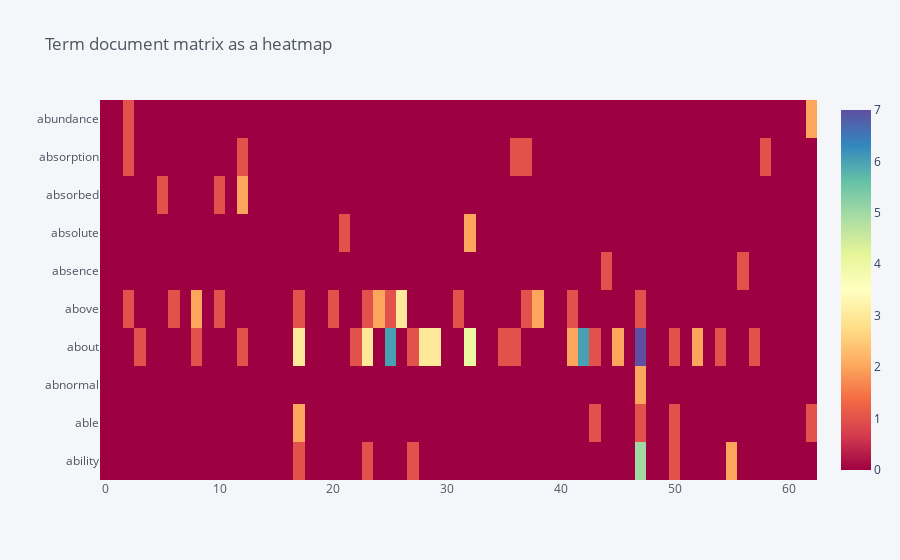

Notebook cell for this chart:
### Code cell
df[df.columns[:10]].iplot(kind='heatmap',colorscale='spectral',title='Term document matrix as a heatmap')

### Figure 1 — Plotly figure (JSON) as saved in the notebook; plotly's stock layout.template omitted (floating-point values rounded to 4 significant figures; data arrays with more than 128 entries replaced by an {"elided": "..."} marker saying what was removed)
{"data": [{"colorscale": [[0, "rgb(158,1,66)"], [0.1, "rgb(213,62,79)"], [0.2, "rgb(244,109,67)"], [0.3, "rgb(253,174,97)"], [0.4, "rgb(254,224,139)"], [0.5, "rgb(255,255,191)"], [0.6, "rgb(230,245,152)"], [0.7, "rgb(171,221,164)"], [0.8, "rgb(102,194,165)"], [0.9, "rgb(50,136,189)"], [1, "rgb(94,79,162)"]], "type": "heatmap", "x": [0, 1, 2, 3, 4, 5, 6, 7, 8, 9, 10, 11, 12, 13, 14, 15, 16, 17, 18, 19, 20, 21, 22, 23, 24, 25, 26, 27, 28, 29, 30, 31, 32, 33, 34, 35, 36, 37, 38, 39, 40, 41, 42, 43, 44, 45, 46, 47, 48, 49, 50, 51, 52, 53, 54, 55, 56, 57, 58, 59, 60, 61, 62], "y": ["ability", "able", "abnormal", "about", "above", "absence", "absolute", "absorbed", "absorption", "abundance"], "z": {"elided": "10x63 int values"}, "zmax": 7, "zmin": 0}], "layout": {"legend": {"bgcolor": "#F5F6F9", "font": {"color": "#4D5663"}}, "paper_bgcolor": "#F5F6F9", "plot_bgcolor": "#F5F6F9", "title": {"font": {"color": "#4D5663"}, "text": "Term document matrix as a heatmap"}, "xaxis": {"gridcolor": "#E1E5ED", "showgrid": true, "tickfont": {"color": "#4D5663"}, "title": {"font": {"color": "#4D5663"}, "text": ""}, "zerolinecolor": "#E1E5ED"}, "yaxis": {"gridcolor": "#E1E5ED", "showgrid": true, "tickfont": {"color": "#4D5663"}, "title": {"font": {"color": "#4D5663"}, "text": ""}, "zerolinecolor": "#E1E5ED"}}}
